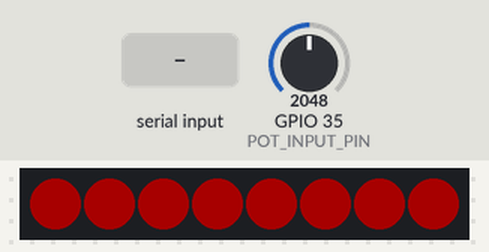
This sketch was run on a simulated ESP32. Shown: 8 RGB LEDs in strip order, left to right. The test bench sets the inputs (shaded band); at power-on: GPIO 35 (POT_INPUT_PIN) = 2048. Dim RGB values are drawn brighter than linear; nothing arrives over Bluetooth unless stated; what the sketch prints to the serial monitor is not drawn.

Above: at 1.2 s.
1.3 s: GPIO 35 (POT_INPUT_PIN) set to 410
At 2.0 s:
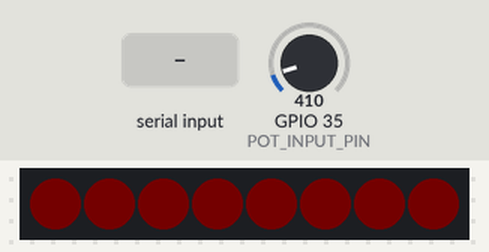
2.8 s: GPIO 35 (POT_INPUT_PIN) set to 369
At 3.2 s:
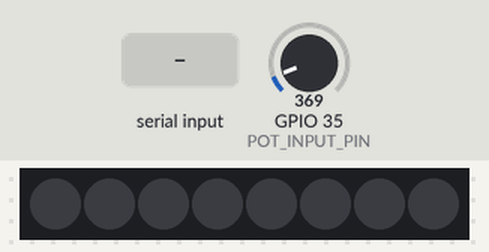
4.3 s: GPIO 35 (POT_INPUT_PIN) set to 491
At 5.2 s:
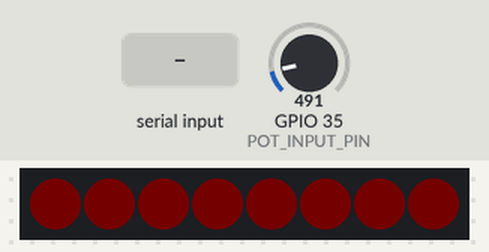
5.8 s: "90,45\n" received over the second serial link
At 6.3 s:
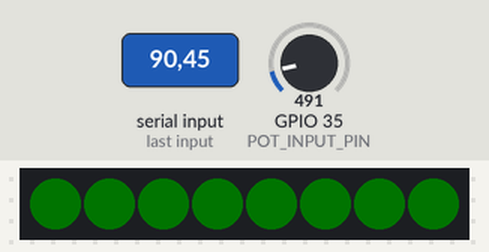
7.3 s: "200\n" received over the second serial link
At 8.5 s:
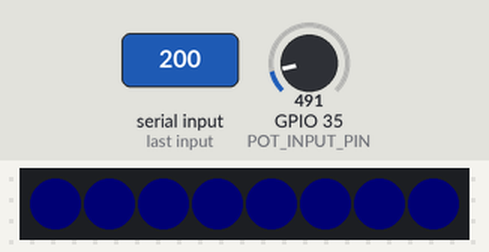
8.8 s: GPIO 35 (POT_INPUT_PIN) set to 1228
At 9.1 s:
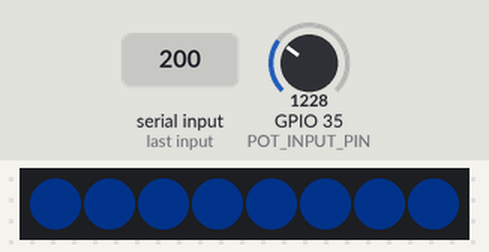
Timing chart, 0 to 11.3 s (numbered marks = the images above; inputs shaded):
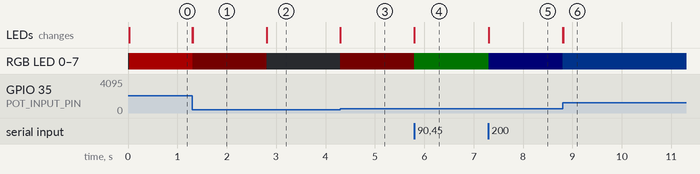

The sketch:

BluetoothColorMixer.ino
```cpp
/**
 * BluetoothColorMixer
 *
 * Bidirectional Bluetooth SPP demo for an ESP32 + a NeoPixel.
 *
 * Each side of the wireless link owns one axis of an HSV color:
 *   - The BROWSER  owns the HUE        (browser → ESP32: "h\n",  int 0..360)
 *   - The ESP32    owns the BRIGHTNESS (ESP32  → browser: "v\n",  float 0..1)
 *
 * The NeoPixel renders the combined state. The browser's brightness
 * readout mirrors the pot in real time so the UI stays in sync with
 * the physical knob without the user ever touching it. Brightness is
 * only retransmitted when it actually changes, so the wireless link
 * stays idle when the pot is sitting still.
 *
 * Hardware:
 *   - 10kΩ potentiometer on A7 (GPIO 32, an ADC1 pin — safe with WiFi/BT)
 *   - NeoPixel:
 *       * Adafruit ESP32 Feather V2 (and similar): uses the onboard NeoPixel,
 *         no extra wiring needed. PIN_NEOPIXEL is defined automatically.
 *       * Original Huzzah32 (no onboard NeoPixel): wire an external WS2812B
 *         (e.g. the 8-LED stick from the kit). Data → GPIO 27, 5V → USB pin,
 *         GND → GND. See the Addressable LEDs lesson for wiring details.
 *
 * Requires: An ESP32 with Bluetooth Classic — the original ESP32 chip
 * family (Huzzah32, ESP32 Feather V2). The S3, S2, C3, and C6 do NOT
 * support Bluetooth Classic.
 *
 * Pair the browser with the device name "ESP32-ColorMixer", then open:
 *   https://makeabilitylab.github.io/js/src/apps/serial/SerialHueBrightnessTest/
 *
 * See: https://makeabilitylab.github.io/physcomp/esp32/bluetooth-web-serial
 *
 * By Professor Jon E. Froehlich
 * Director, Makeability Lab, https://makeabilitylab.cs.uw.edu
 * Author, Interactive Physical Computing Textbook, https://makeabilitylab.github.io/physcomp/
 */

#include "BluetoothSerial.h"
#include <Adafruit_NeoPixel.h>

#if !defined(CONFIG_BT_ENABLED) || !defined(CONFIG_BLUEDROID_ENABLED)
#error Bluetooth Classic is not enabled. This sketch requires the original ESP32 chip family.
#endif

#if !defined(CONFIG_BT_SPP_ENABLED)
#error Serial Bluetooth (SPP) is unavailable on this chip variant.
#endif

// NeoPixel configuration
// This looks complicated but we setup the code so that it will work both
// with ESP32 boards with a built-in NeoPixel as well as boards that do not
// (and thus, you must wire up an external NeoPixel pixel or strip)
//
// PIN_NEOPIXEL is defined automatically for boards with an onboard NeoPixel
// (e.g. the Adafruit ESP32 Feather V2). For other boards, wire an external
// NeoPixel to the EXTERNAL_NEOPIXEL_PIN below (default: GPIO 27).
#ifdef PIN_NEOPIXEL
  const int NEOPIXEL_PIN = PIN_NEOPIXEL;
  const int NUM_NEOPIXELS = 1;
  #ifdef NEOPIXEL_I2C_POWER
    // Feather V2: this pin powers both the I2C bus and the onboard NeoPixel.
    const int NEOPIXEL_POWER_PIN = NEOPIXEL_I2C_POWER;
    #define HAS_NEOPIXEL_POWER_PIN
  #endif
#else
  const int NEOPIXEL_PIN = 27;    // external NeoPixel data line
  const int NUM_NEOPIXELS = 8;    // 8-LED stick from the kit; change if different
#endif

// Pin / protocol constants
const int POT_INPUT_PIN = A7;          // GPIO 32; ADC1 (the only safe ADC bank with BT)
const int ADC_MAX = 4095;              // 12-bit ADC on the ESP32

const unsigned long BRIGHTNESS_SEND_INTERVAL_MS = 50;  // ~20 Hz updates to the browser
const float SMOOTHING_ALPHA = 0.15f;   // exponential moving average; lower = smoother
const float BRIGHTNESS_CHANGE_THRESHOLD = 0.005f;  // ~20 LSB on a 12-bit ADC; suppresses jitter

// Globals
BluetoothSerial SerialBT;
Adafruit_NeoPixel _neoPixels(NUM_NEOPIXELS, NEOPIXEL_PIN, NEO_GRB + NEO_KHZ800);

int   _hueDegrees      = 0;     // browser-owned, 0..360
float _valueNormalized = 0.0f;  // pot-owned, 0..1 (smoothed)
float _lastSentBrightness = -1.0f;  // sentinel: forces first send after (re)connect
unsigned long _lastBrightnessSendMs = 0; // timestamp to track data transmission

void setup() {
  Serial.begin(115200);

  #ifdef HAS_NEOPIXEL_POWER_PIN
    // V2 Feather: enable power to the onboard NeoPixel.
    pinMode(NEOPIXEL_POWER_PIN, OUTPUT);
    digitalWrite(NEOPIXEL_POWER_PIN, HIGH);
  #endif

  _neoPixels.begin();
  _neoPixels.clear();
  _neoPixels.show();

  SerialBT.begin("ESP32-ColorMixer");
  Serial.println("Bluetooth started! Pair with 'ESP32-ColorMixer'.");
  Serial.println("Then open the SerialHueBrightnessTest browser app and connect.");
}

void loop() {
  // 1. Read the pot and smooth it into our brightness state
  int potRaw = analogRead(POT_INPUT_PIN);
  float potNorm = potRaw / (float)ADC_MAX;
  _valueNormalized = SMOOTHING_ALPHA * potNorm
                   + (1.0f - SMOOTHING_ALPHA) * _valueNormalized;

  // 2. Receive hue updates from the browser
  if (SerialBT.available()) {
    String line = SerialBT.readStringUntil('\n');
    line.trim();
    if (line.length() > 0) {
      int parsed = line.toInt();
      _hueDegrees = constrain(parsed, 0, 360);
    }
  }

  // 3. Render the NeoPixel(s)
  // Adafruit_NeoPixel::ColorHSV takes hue 0..65535, sat 0..255, val 0..255.
  uint16_t hue16 = map(_hueDegrees, 0, 360, 0, 65535);
  uint8_t  val8  = (uint8_t)(_valueNormalized * 255.0f);
  uint32_t color = _neoPixels.gamma32(_neoPixels.ColorHSV(hue16, 255, val8));
  for (int i = 0; i < NUM_NEOPIXELS; i++) {
    _neoPixels.setPixelColor(i, color);
  }
  _neoPixels.show();

  // 4. Stream brightness back to the browser
  // We only retransmit when the smoothed pot value has actually changed
  // beyond a small deadband. When the pot is sitting still the wireless
  // link stays idle — no wasted bandwidth, no spurious browser updates.
  // The 50 ms throttle caps the maximum rate when the pot IS moving.
  unsigned long now = millis();
  bool isConnected = SerialBT.connected();

  if (!isConnected) {
    // Reset the sentinel so the next reconnect always pushes a fresh value.
    _lastSentBrightness = -1.0f;
  } else if (now - _lastBrightnessSendMs >= BRIGHTNESS_SEND_INTERVAL_MS) {
    if (fabsf(_valueNormalized - _lastSentBrightness) >= BRIGHTNESS_CHANGE_THRESHOLD) {
      _lastBrightnessSendMs = now;
      _lastSentBrightness = _valueNormalized;
      SerialBT.println(_valueNormalized, 4);  // e.g. "0.7321\n"
    }
  }
}
```

Measured:
- the behaviour switches between 386 and 385 on GPIO 35 (POT_INPUT_PIN) (found by bisection; images 1 and 2)
- after the input at 1.3 s, RGB LED 0–7: RGB(42, 0, 0) → RGB(30, 0, 0) at once, → RGB(1, 0, 0) 0.01 s later; the LEDs: first change at once (image 1 shows a later state)
- after the input at 2.8 s, RGB LED 0–7: RGB(1, 0, 0) → off at once; the LEDs: change at once (image 2)
- after the input at 4.3 s, RGB LED 0–7: off → RGB(1, 0, 0) at once; the LEDs: change at once (image 3)
- after the input at 5.8 s, RGB LED 0–7: RGB(1, 0, 0) → RGB(0, 1, 0) at once; the LEDs: change at once (image 4)
- after the input at 7.3 s, RGB LED 0–7: RGB(0, 1, 0) → RGB(0, 0, 1) at once; the LEDs: change at once (image 5)
- after the input at 8.8 s, RGB LED 0–7: RGB(0, 0, 1) → RGB(0, 1, 2) at once, → RGB(0, 4, 11) 0.01 s later; the LEDs: first change at once (image 6 shows a later state)
